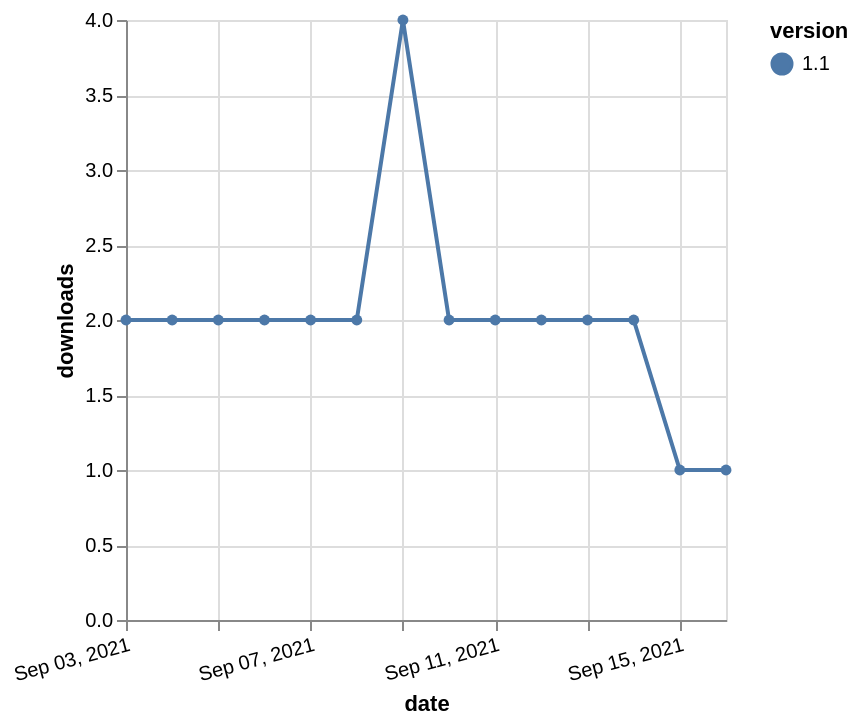

The specification (Vega-Lite) saved for this image:
### Vega-Lite specification from a JSON file in a GitHub repository (floating-point values rounded to 4 significant figures)
{"$schema": "https://vega.github.io/schema/vega-lite/v5.json", "description": "A simple bar chart with embedded data.", "data": {"values": [{"date": "2021-09-03", "total": 1993, "delta": 2, "version": "1.1"}, {"date": "2021-09-04", "total": 1995, "delta": 2, "version": "1.1"}, {"date": "2021-09-05", "total": 1997, "delta": 2, "version": "1.1"}, {"date": "2021-09-06", "total": 1999, "delta": 2, "version": "1.1"}, {"date": "2021-09-07", "total": 2001, "delta": 2, "version": "1.1"}, {"date": "2021-09-08", "total": 2003, "delta": 2, "version": "1.1"}, {"date": "2021-09-09", "total": 2007, "delta": 4, "version": "1.1"}, {"date": "2021-09-10", "total": 2009, "delta": 2, "version": "1.1"}, {"date": "2021-09-11", "total": 2011, "delta": 2, "version": "1.1"}, {"date": "2021-09-12", "total": 2013, "delta": 2, "version": "1.1"}, {"date": "2021-09-13", "total": 2015, "delta": 2, "version": "1.1"}, {"date": "2021-09-14", "total": 2017, "delta": 2, "version": "1.1"}, {"date": "2021-09-15", "total": 2018, "delta": 1, "version": "1.1"}, {"date": "2021-09-16", "total": 2019, "delta": 1, "version": "1.1"}]}, "width": "container", "mark": {"type": "line", "point": {"filled": true}}, "encoding": {"x": {"field": "date", "type": "temporal", "timeUnit": "yearmonthdate", "title": "date", "axis": {"labelAngle": -15}}, "y": {"field": "delta", "type": "quantitative", "title": "downloads"}, "color": {"field": "version", "type": "nominal"}, "tooltip": {"field": "delta"}}}
